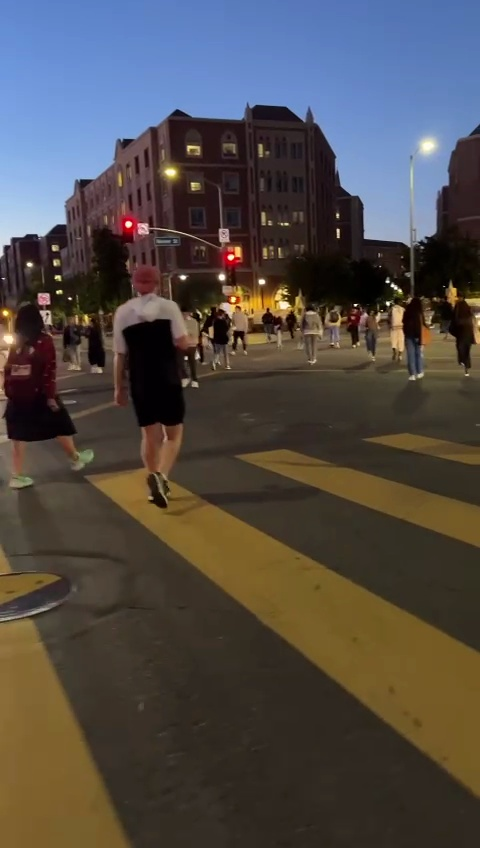
#> input picture images/frame_100.jpg, 480 x 848 px, found by its file name
$ python test.py
#> lines starting #> are read from the running program, lines starting #| are printed output that depends on the picture
### stitcher/panorama.py
# import the necessary packages
import numpy as np
import imutils
import cv2, time
class Stitcher:
    def __init__(self, images):
        # determine if we are using OpenCV v3.X
        self.isv3 = imutils.is_cv3(or_better=True)
        self.images = images
        self.count = len(images)
        self.left_list = []
        self.right_list = []
        self.Hmatrixs = []
        self.masks = []
        self.offsets = []
        self.prepare_lists()

    def prepare_lists(self):
        self.centerIdx = self.count/2
        self.center_im = self.images[int(self.centerIdx)]
        for i in range(self.count):
            # Applying Cylindrical projection on Image
            Image_Cyl, mask_x, mask_y = self.ProjectOntoCylinder(self.images[i])

            # Getting Image Mask
            Image_Mask = np.zeros(Image_Cyl.shape, dtype=np.uint8)
            Image_Mask[mask_y, mask_x, :] = 255
            self.images[i] = Image_Cyl
            self.masks.append(Image_Mask)
            self.images[i] = cv2.resize(self.images[i],None,fx=0.5, fy=0.5, interpolation = cv2.INTER_CUBIC)
            self.masks[i] = cv2.resize(self.masks[i],None,fx=0.5, fy=0.5, interpolation = cv2.INTER_CUBIC)
            if(i<=self.centerIdx):
                self.left_list.append(self.images[i])
            else:
                self.right_list.append(self.images[i])
        print("Image lists prepared")

    # [7 lines left out: function Convert_xy, not called in this run]


    def ProjectOntoCylinder(self, InitialImage):
        global w, h, center, f
        h, w = InitialImage.shape[:2]
        center = [w // 2, h // 2]
        f = 1100       # 1100 field; 1000 Sun; 1500 Rainier; 1050 Helens

        # Creating a blank transformed image
        TransformedImage = np.zeros(InitialImage.shape, dtype=np.uint8)

        # Storing all coordinates of the transformed image in 2 arrays (x and y coordinates)
        AllCoordinates_of_ti =  np.array([np.array([i, j]) for i in range(w) for j in range(h)])
        ti_x = AllCoordinates_of_ti[:, 0]
        ti_y = AllCoordinates_of_ti[:, 1]

        # Finding corresponding coordinates of the transformed image in the initial image
        ii_x, ii_y = self.Convert_xy(ti_x, ti_y)

        # Rounding off the coordinate values to get exact pixel values (top-left corner)
        ii_tl_x = ii_x.astype(int)
        ii_tl_y = ii_y.astype(int)

        # Finding transformed image points whose corresponding
        # initial image points lies inside the initial image
        GoodIndices = (ii_tl_x >= 0) * (ii_tl_x <= (w-2)) * \
                    (ii_tl_y >= 0) * (ii_tl_y <= (h-2))

        # Removing all the outside points from everywhere
        ti_x = ti_x[GoodIndices]
        ti_y = ti_y[GoodIndices]

        ii_x = ii_x[GoodIndices]
        ii_y = ii_y[GoodIndices]

        ii_tl_x = ii_tl_x[GoodIndices]
        ii_tl_y = ii_tl_y[GoodIndices]

        # Bilinear interpolation
        dx = ii_x - ii_tl_x
        dy = ii_y - ii_tl_y

        weight_tl = (1.0 - dx) * (1.0 - dy)
        weight_tr = (dx)       * (1.0 - dy)
        weight_bl = (1.0 - dx) * (dy)
        weight_br = (dx)       * (dy)

        TransformedImage[ti_y, ti_x, :] = ( weight_tl[:, None] * InitialImage[ii_tl_y,     ii_tl_x,     :] ) + \
                                        ( weight_tr[:, None] * InitialImage[ii_tl_y,     ii_tl_x + 1, :] ) + \
                                        ( weight_bl[:, None] * InitialImage[ii_tl_y + 1, ii_tl_x,     :] ) + \
                                        ( weight_br[:, None] * InitialImage[ii_tl_y + 1, ii_tl_x + 1, :] )


        # Getting x coorinate to remove black region from right and left in the transformed image
        min_x = min(ti_x)

        # Cropping out the black region from both sides (using symmetricity)
        TransformedImage = TransformedImage[:, min_x : -min_x, :]

        return TransformedImage, ti_x-min_x, ti_y


    # [121 lines left out: functions leftshift, rightshift, mix_and_match, not called in this run]

    def rightHmatrix(self):
        pass


    # [192 lines left out: functions fillRects, computeHmatrix, stitch, detectAndDescribe, matchKeypoints, drawMatches, not called in this run]

### stitcher/test.py
# import the necessary packages
from panorama import Stitcher
import argparse
import imutils
import cv2
import numpy as np
# construct the argument parse and parse the arguments

# load the two images and resize them to have a width of 400 pixels
# (for faster processing)
imageA = cv2.imread("output/frame_100.jpg")
#> imageA is the input picture: shape (848, 480, 3); mean B, G, R 72.2, 74.6, 79.9
imageB = cv2.imread("output/frame_6.jpg")

image_list = []

image_list.append(cv2.imread("output/frame_590.jpg"))
image_list.append(cv2.imread("output/frame_550.jpg"))
image_list.append(cv2.imread("output/frame_500.jpg"))
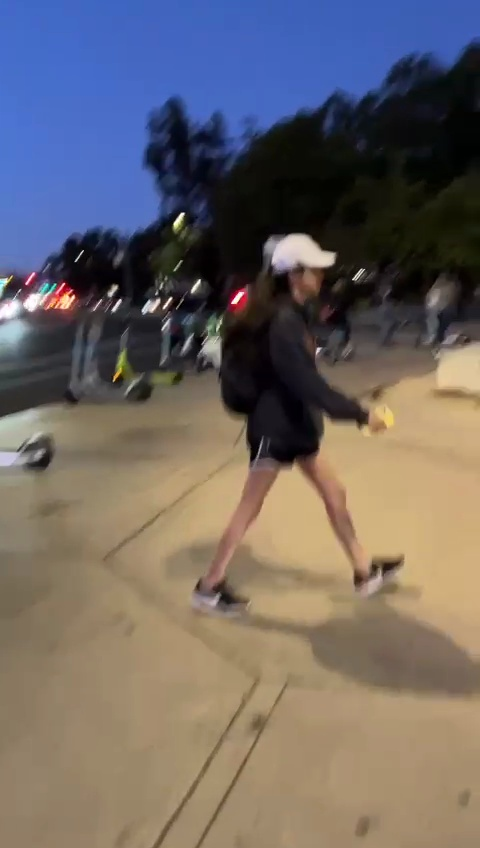
#> input picture images/frame_500.jpg, 480 x 848 px, found by its file name
#image_list.append(cv2.imread("images/frame_265.jpg"))
#image_list.append(cv2.imread("images/frame_260.jpg"))
#image_list.append(cv2.imread("images/frame_255.jpg"))

image_list.append(cv2.imread("output/frame_450.jpg"))
#image_list.append(cv2.imread("images/frame_235.jpg"))
image_list.append(cv2.imread("output/frame_400.jpg"))
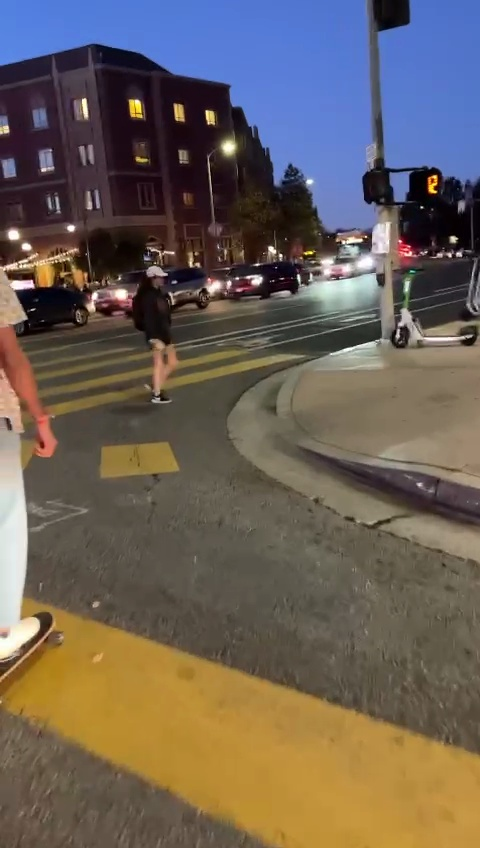
#> input picture images/frame_400.jpg, 480 x 848 px, found by its file name

'''
image_list.append(cv2.imread("test3/frame_290.jpg"))
image_list.append(cv2.imread("test3/frame_260.jpg"))
image_list.append(cv2.imread("test3/frame_200.jpg"))
image_list.append(cv2.imread("test3/frame_170.jpg"))
image_list.append(cv2.imread("test3/frame_140.jpg"))

image_list.append(cv2.imread("test3/frame_110.jpg"))
image_list.append(cv2.imread("test3/frame_80.jpg"))
image_list.append(cv2.imread("test3/frame_50.jpg"))
'''
''''''


# stitch the images together to create a panorama
stitcher = Stitcher(image_list)
#> in __init__, `self.images = images`: self.images = 5 items
#> in __init__, `self.count = len(images)`: self.count = 5
#> in prepare_lists, `self.centerIdx = self.count/2`: self.centerIdx = 2.5
#> in prepare_lists, self.center_im is the input picture: shape (848, 480, 3); mean B, G, R 101.7, 102.8, 109.5
#> after the loop in prepare_lists, `for i in range(self.count):`: self.left_list = []
#> (the run stopped early here; a loop or call above may not have finished)
